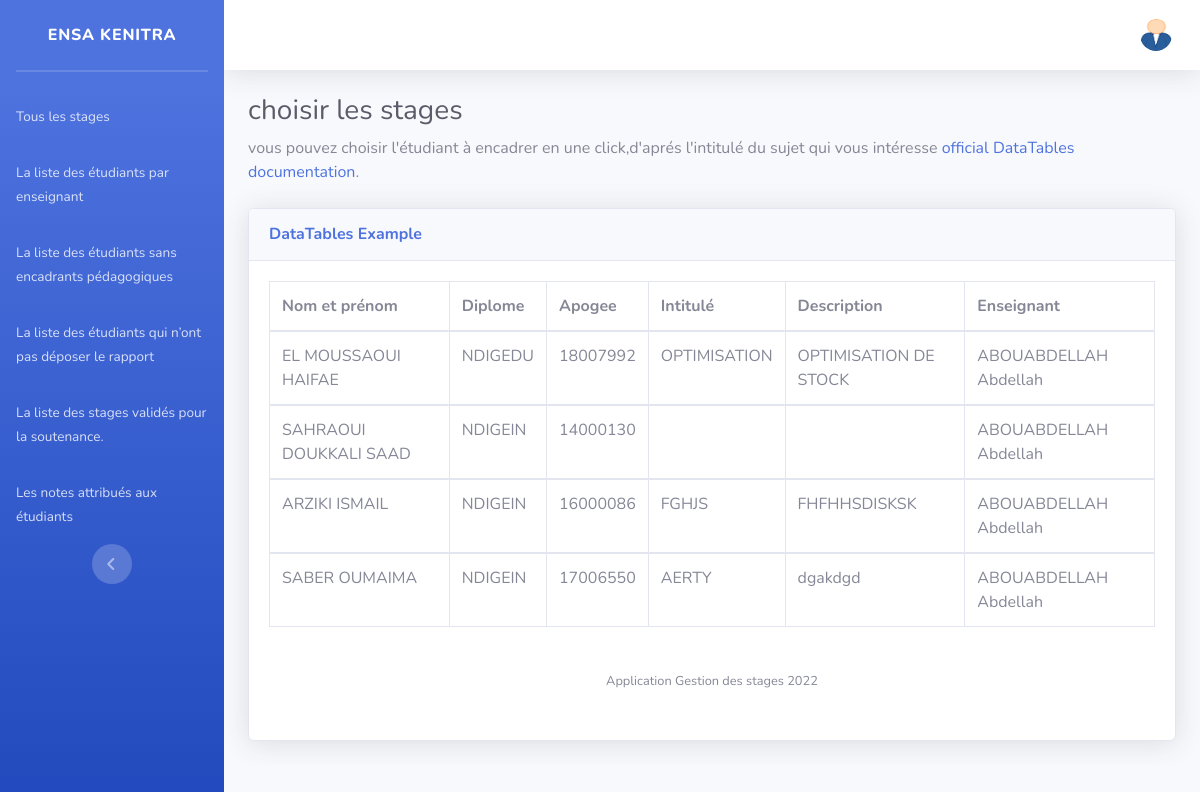
Page /visustage.php on the committed database.
### tables this page shows
CREATE TABLE `etudiant` (
  `id` int(11) NOT NULL,
  `diplôme` varchar(7) DEFAULT NULL,
  `apogee` int(8) DEFAULT NULL,
  `nom` varchar(25) DEFAULT NULL,
  `prenom` varchar(19) DEFAULT NULL,
  `email` varchar(41) DEFAULT NULL,
  `mdp` varchar(6) DEFAULT NULL,
  `url` text NOT NULL,
  `id_stage` int(7) DEFAULT NULL
);

CREATE TABLE `stage` (
  `id_stage` int(5) NOT NULL,
  `intituléSujet` varchar(50) DEFAULT NULL,
  `descri` varchar(61) DEFAULT NULL,
  `technologiesUtilisées` varchar(61) DEFAULT NULL,
  `rapportv1` text DEFAULT NULL,
  `rapportv2` text DEFAULT NULL,
  `id_entreprise` int(7) DEFAULT NULL,
  `presentation` text DEFAULT NULL,
  `attestation` text DEFAULT NULL,
  `validation` varchar(30) DEFAULT 'Non Validé',
  `nomEncadrant` varchar(60) DEFAULT NULL,
  `prenomEncadrant` varchar(60) DEFAULT NULL,
  `noteFinal` int(5) DEFAULT NULL,
  `id_enseignant` int(5) DEFAULT NULL,
  `nomBinôme` varchar(100) NOT NULL,
  `prenomBinôme` varchar(100) NOT NULL
);

CREATE TABLE `enseignant` (
  `id_enseignant` int(12) NOT NULL,
  `nomEns` varchar(22) DEFAULT NULL,
  `prenomEns` varchar(13) DEFAULT NULL,
  `email` varchar(33) DEFAULT NULL,
  `mdp` varchar(6) DEFAULT NULL,
  `url` text DEFAULT NULL
);

### visustage.php (the view, shortened to what this page needs)
<?php session_start();
include('includes/header.php');
include('includes/navbarAdmin.php');
require_once("db.inc.php");
$db->setAttribute(PDO::ATTR_ERRMODE, PDO::ERRMODE_EXCEPTION);
try {
    $query = 'SELECT * FROM etudiant JOIN  stage on etudiant.id_stage=stage.id_stage LEFT OUTER JOIN enseignant  ON stage.id_enseignant=enseignant.id_enseignant;';
    $result = $db->query($query);
?>
    <body id="page-top">
        <div id="wrapper">
            <div id="content-wrapper" class="d-flex flex-column">
                <div id="content">
                    <div class="container-fluid">
                        <h1 class="h3 mb-2 text-gray-800">choisir les stages </h1>
                        <p class="mb-4">vous pouvez choisir l'étudiant à encadrer en une click,d'aprés l'intitulé du sujet qui vous intéresse <a target="_blank" href="https://datatables.net">official DataTables documentation</a>.</p>
                        <div class="card shadow mb-4">
                            <div class="card-header py-3">
                                <h6 class="m-0 font-weight-bold text-primary">DataTables Example</h6>
                            </div>
                            <div class="card-body">
                                <div class="table-responsive">
                                    <table class="table table-bordered" id="dataTable" width="100%" cellspacing="0">
                                        <thead>
                                            <tr>
                                                <th> Nom et prénom </th>
                                                <th>Diplome </th>
                                                <th>Apogee</th>
                                                <th>Intitulé </th>
                                                <th> Description </th>
                                                <th>Enseignant</th>
                                            </tr>
                                        </thead>
                                        <?php
                                        foreach ($result as $data) {
                                        ?>
                                            <tbody>
                                                <tr>
                                                    <td><?= $data['nom'] ?>  <?= $data['prenom'] ?> </td>
                                                    <td><?= $data['diplôme'] ?> </td>
                                                    <td><?= $data['apogee'] ?> </td>
                                                    <td><?= $data['intituléSujet'] ?> </td>
                                                    <td><?= $data['descri'] ?> </td>
                                                    <td><?= $data['nomEns'] ?> <?= $data['prenomEns'] ?> </td>
                                                </tr>
                                            </tbody>
                                        <?php
                                        }
                                        ?>
                                    </table>
                                <?php
                            } catch (PDOException $e) {
                                echo "Error: " . $e->getMessage();
                            }
                            include('includes/footer.php');
                                ?>

### rows in the picture
etudiant: nom "EL MOUSSAOUI", prenom "HAIFAE", diplôme "NDIGEDU", apogee "18007992", id_stage.intituléSujet "OPTIMISATION", id_stage.descri "OPTIMISATION DE STOCK", enseignant.nomEns "ABOUABDELLAH", enseignant.prenomEns "Abdellah"
etudiant: nom "SAHRAOUI DOUKKALI", prenom "SAAD", diplôme "NDIGEIN", apogee "14000130", enseignant.nomEns "ABOUABDELLAH", enseignant.prenomEns "Abdellah"
etudiant: nom "ARZIKI", prenom "ISMAIL", diplôme "NDIGEIN", apogee "16000086", id_stage.intituléSujet "FGHJS", id_stage.descri "FHFHHSDISKSK", enseignant.nomEns "ABOUABDELLAH", enseignant.prenomEns "Abdellah"
etudiant: nom "SABER", prenom "OUMAIMA", diplôme "NDIGEIN", apogee "17006550", id_stage.intituléSujet "AERTY", id_stage.descri "dgakdgd", enseignant.nomEns "ABOUABDELLAH", enseignant.prenomEns "Abdellah"
